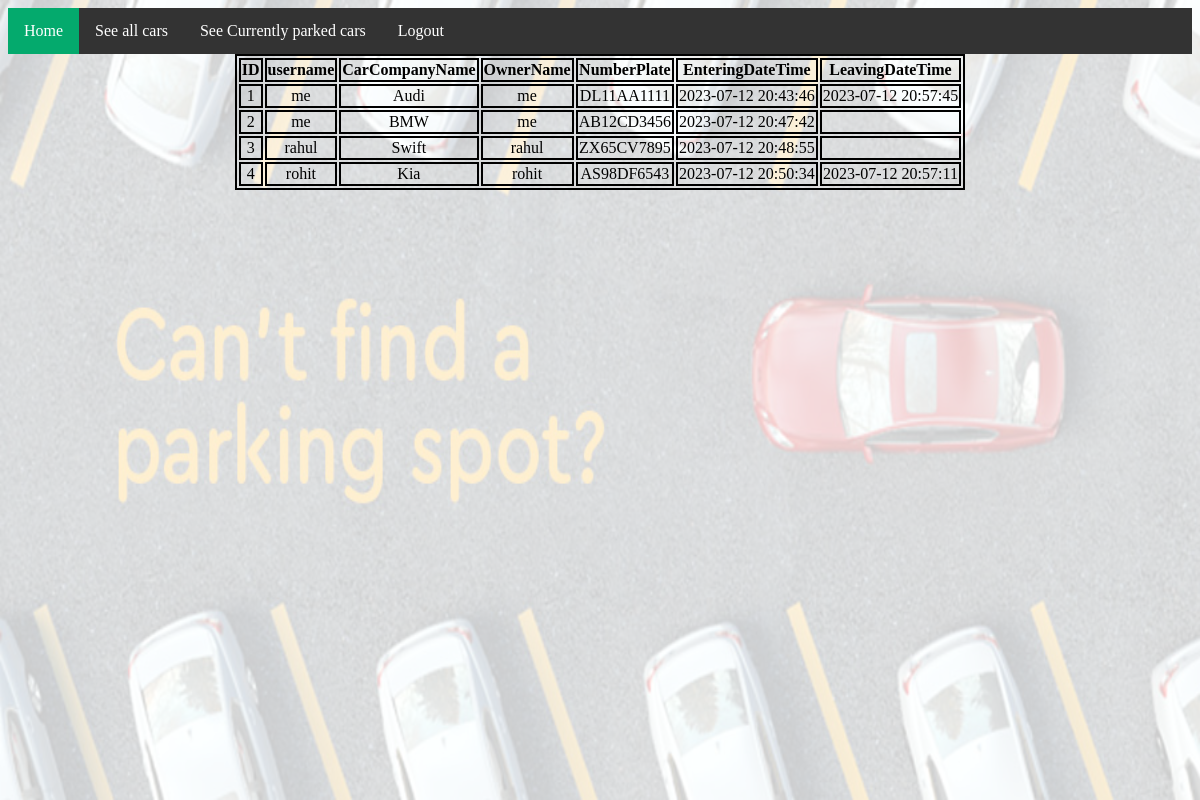
The page /display.php (signed in) on the database its author committed.
### tables this page shows
CREATE TABLE `allcars` (
  `id` int(255) NOT NULL,
  `username` varchar(255) NOT NULL,
  `CarCompanyName` varchar(255) NOT NULL,
  `OwnerName` varchar(255) NOT NULL,
  `NumberPlate` varchar(50) NOT NULL,
  `MobileNumber` varchar(10) NOT NULL,
  `EnteringDateTime` datetime DEFAULT NULL,
  `LeavingDateTime` datetime DEFAULT NULL
);

### display.php (the view, shortened to what this page needs)
<!DOCTYPE html>
<html lang="en">
<head>
    <link rel="stylesheet" href="tablecss.css">
</head>
<body>
    <?php require 'partials/adminnavbar.php' ?>
    <img src="./img.jpg" class="image">
    <table class="dtable">
        <tr>
            <th>ID</th>
            <th>username</th>
            <th>CarCompanyName</th>
            <th>OwnerName</th>
            <th>NumberPlate</th>
            <th>EnteringDateTime</th>
            <th>LeavingDateTime</th>
        </tr>
        <?php
        include "partials/dbconnect.php";
        $sql = "SELECT * FROM `allcars`";
        $result = mysqli_query($conn, $sql);
        $num = mysqli_num_rows($result);
        if ($num > 0) {
            while ($row = mysqli_fetch_assoc($result)) {
                echo "<tr><td>" . $row['id'] . "</td><td>"  . $row['username'] . "</td><td>" . $row['CarCompanyName'] . "</td><td>" . $row['OwnerName'] . "</td><td>" . $row['NumberPlate'] . "</td><td>" . $row['EnteringDateTime'] . "</td><td>" . $row['LeavingDateTime'] . "</td></tr>";
            }
        }
        ?>
    </table>
</body>
</html>

### partials/adminnavbar.php
<?php
if (isset($_SESSION['loggedin']) && $_SESSION['loggedin'] == true) {
    $loggedin = true;
}
else
{
    $loggedin = false;
}
echo
'<style>
    ul {
    list-style-type: none;
    margin: 0;
    padding: 0;
    overflow: hidden;
    background-color: #333;
}
li {
    float: left;
}
li a {
    display: block;
    color: white;
    text-align: center;
    padding: 14px 16px;
    text-decoration: none;
}
/* Change the link color to #111 (black) on hover */
li a:hover {
    background-color: #111;
}
.active {
    background-color: #04AA6D;
}
</style>
<nav>
    <ul>
        <li><a class="active" href="/Parking/index.php">Home</a></li>';
        if(!$loggedin){echo '
        <li><a href="/Parking/login.php">Login</a></li>
        <li><a href="/Parking/signup.php">SignUp</a></li>';
        }
        else{echo '
            <li><a href="/Parking/display.php">See all cars</a></li>
            <li><a href="/Parking/display2.php">See Currently parked cars</a></li>
            <li><a href="/Parking/logout.php">Logout</a></li>';
        }
        echo '
    </ul>
    </ul>
</nav>';
?>

### tablecss.css (style rules this page uses)
.dtable, th, td { margin: auto; border: solid black 2px; border-width: 2px; border-collapse: separate; }
* { text-align: center; }
.image { position: absolute; height: 100%; width: 100%; left: 0%; top: 0%; z-index: -2; opacity: 20%; }

### partials/adminnavbar.php (style rules this page uses)
ul { list-style-type: none; margin: 0; padding: 0; overflow: hidden; background-color: #333; }
li { float: left; }
li a { display: block; color: white; text-align: center; padding: 14px 16px; text-decoration: none; }
.active { background-color: #04AA6D; }

### rows shown on the page
allcars: id "1", username "me", CarCompanyName "Audi", OwnerName "me", NumberPlate "DL11AA1111", EnteringDateTime "2023-07-12 20:43:46", LeavingDateTime "2023-07-12 20:57:45"
allcars: id "2", username "me", CarCompanyName "BMW", OwnerName "me", NumberPlate "AB12CD3456", EnteringDateTime "2023-07-12 20:47:42"
allcars: id "3", username "rahul", CarCompanyName "Swift", OwnerName "rahul", NumberPlate "ZX65CV7895", EnteringDateTime "2023-07-12 20:48:55"
allcars: id "4", username "rohit", CarCompanyName "Kia", OwnerName "rohit", NumberPlate "AS98DF6543", EnteringDateTime "2023-07-12 20:50:34", LeavingDateTime "2023-07-12 20:57:11"
